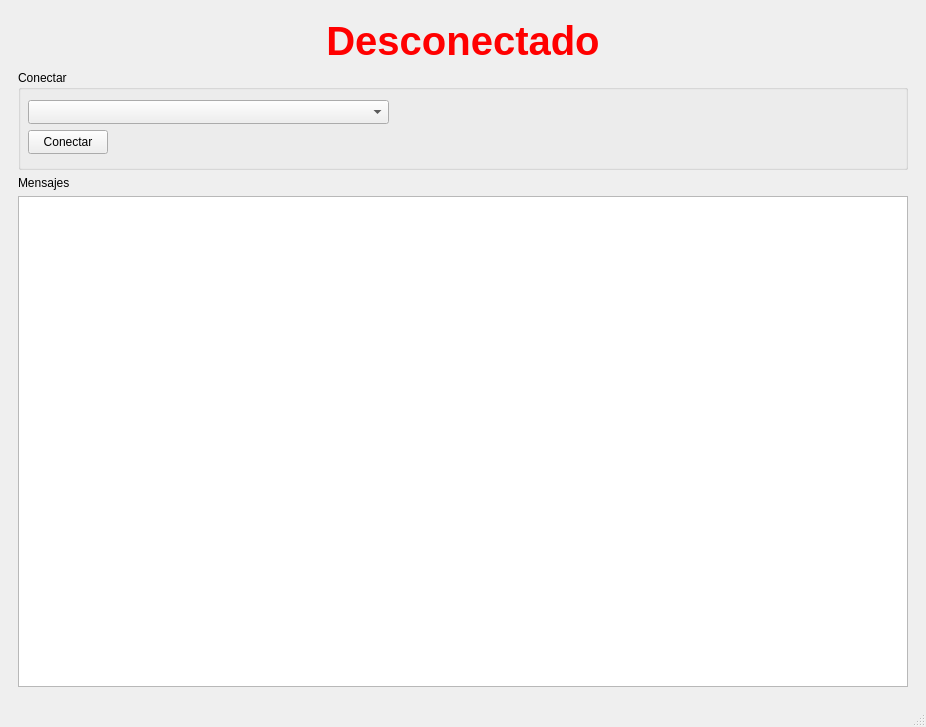
<?xml version="1.0" encoding="UTF-8"?>
<ui version="4.0">
 <class>MainWindow</class>
 <widget class="QMainWindow" name="MainWindow">
  <property name="geometry">
   <rect>
    <x>0</x>
    <y>0</y>
    <width>926</width>
    <height>727</height>
   </rect>
  </property>
  <property name="sizePolicy">
   <sizepolicy hsizetype="Preferred" vsizetype="Preferred">
    <horstretch>0</horstretch>
    <verstretch>0</verstretch>
   </sizepolicy>
  </property>
  <property name="minimumSize">
   <size>
    <width>100</width>
    <height>100</height>
   </size>
  </property>
  <property name="windowTitle">
   <string>Interfaz Link</string>
  </property>
  <property name="styleSheet">
   <string notr="true"/>
  </property>
  <widget class="QWidget" name="centralwidget">
   <property name="styleSheet">
    <string notr="true"/>
   </property>
   <layout class="QHBoxLayout" name="horizontalLayout_2">
    <item>
     <widget class="QWidget" name="widget" native="true">
      <property name="styleSheet">
       <string notr="true">#widget {padding: 10px}</string>
      </property>
      <layout class="QVBoxLayout" name="verticalLayout_2">
       <item>
        <layout class="QVBoxLayout" name="verticalLayout">
         <item>
          <widget class="QLabel" name="connected_label">
           <property name="font">
            <font>
             <pointsize>30</pointsize>
             <weight>75</weight>
             <bold>true</bold>
            </font>
           </property>
           <property name="styleSheet">
            <string notr="true">color: red</string>
           </property>
           <property name="text">
            <string>Desconectado</string>
           </property>
           <property name="alignment">
            <set>Qt::AlignCenter</set>
           </property>
          </widget>
         </item>
         <item>
          <widget class="QGroupBox" name="groupBox">
           <property name="sizePolicy">
            <sizepolicy hsizetype="MinimumExpanding" vsizetype="Minimum">
             <horstretch>0</horstretch>
             <verstretch>0</verstretch>
            </sizepolicy>
           </property>
           <property name="minimumSize">
            <size>
             <width>0</width>
             <height>100</height>
            </size>
           </property>
           <property name="maximumSize">
            <size>
             <width>16777215</width>
             <height>100</height>
            </size>
           </property>
           <property name="title">
            <string>Conectar</string>
           </property>
           <property name="flat">
            <bool>true</bool>
           </property>
           <widget class="QPushButton" name="conectarButton">
            <property name="geometry">
             <rect>
              <x>10</x>
              <y>60</y>
              <width>80</width>
              <height>24</height>
             </rect>
            </property>
            <property name="text">
             <string>Conectar</string>
            </property>
           </widget>
           <widget class="QComboBox" name="comboBox">
            <property name="geometry">
             <rect>
              <x>10</x>
              <y>30</y>
              <width>361</width>
              <height>24</height>
             </rect>
            </property>
           </widget>
          </widget>
         </item>
         <item>
          <widget class="QLabel" name="label_2">
           <property name="text">
            <string>Mensajes</string>
           </property>
          </widget>
         </item>
         <item>
          <widget class="QPlainTextEdit" name="console">
           <property name="sizePolicy">
            <sizepolicy hsizetype="Expanding" vsizetype="Expanding">
             <horstretch>0</horstretch>
             <verstretch>0</verstretch>
            </sizepolicy>
           </property>
           <property name="maximumSize">
            <size>
             <width>16777215</width>
             <height>16777215</height>
            </size>
           </property>
           <property name="autoFillBackground">
            <bool>false</bool>
           </property>
           <property name="readOnly">
            <bool>true</bool>
           </property>
          </widget>
         </item>
        </layout>
       </item>
      </layout>
     </widget>
    </item>
   </layout>
  </widget>
  <widget class="QMenuBar" name="menubar">
   <property name="geometry">
    <rect>
     <x>0</x>
     <y>0</y>
     <width>926</width>
     <height>21</height>
    </rect>
   </property>
  </widget>
  <widget class="QStatusBar" name="statusbar"/>
 </widget>
 <resources/>
 <connections/>
</ui>
